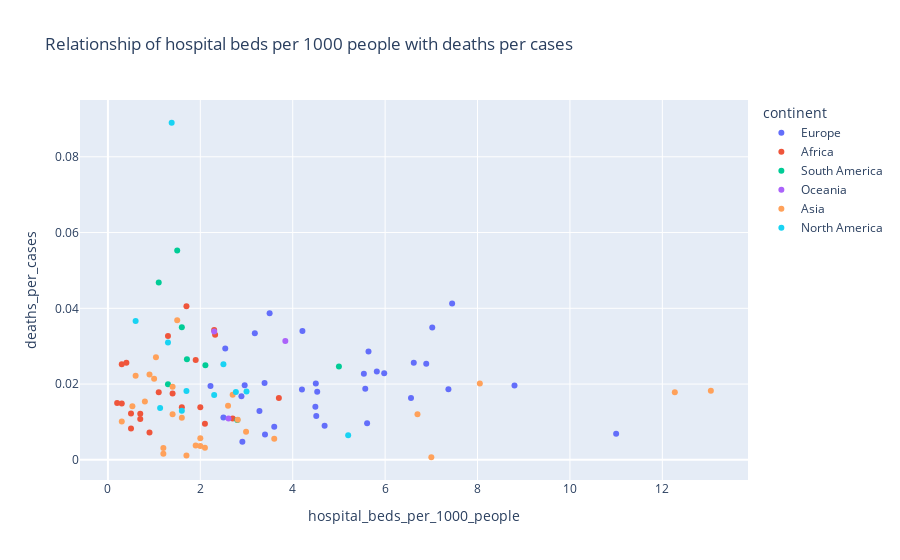
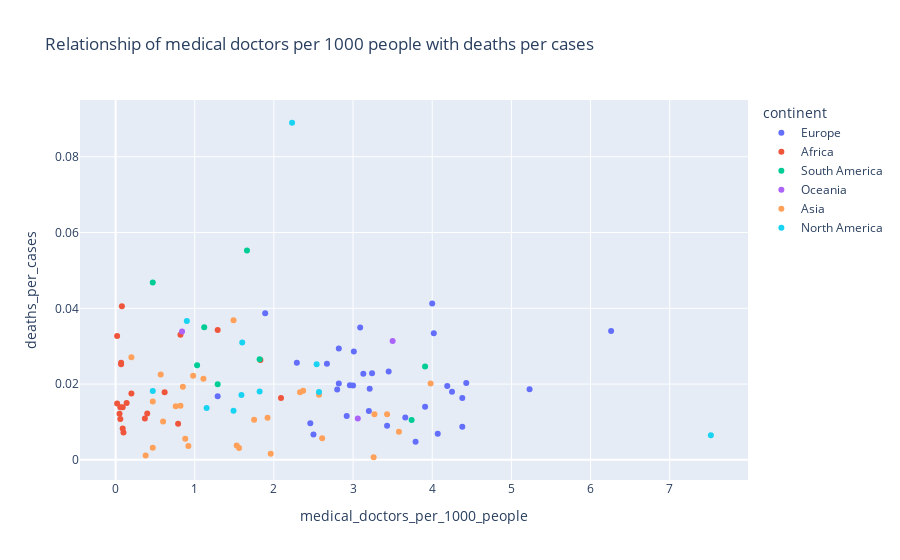

Here is the notebook cell these charts were saved with, in order:
### Code cell
for i, feature in enumerate(['hospital_beds_per_1000_people', 'medical_doctors_per_1000_people']):
    fig = px.scatter(viz3, x=feature, y='deaths_per_cases', color='continent', hover_name='entity',
                     title='Relationship of ' + feature.replace('_', ' ') + ' with deaths per cases')
    fig.show()
    fig.write_html('../figures/viz3-' + str(i) + '.html')

### Figure 1 — Plotly figure (JSON) as saved in the notebook; plotly's stock layout.template omitted (floating-point values rounded to 4 significant figures)
{"data": [{"hovertemplate": "<b>%{hovertext}</b><br><br>continent=Europe<br>hospital_beds_per_1000_people=%{x}<br>deaths_per_cases=%{y}<extra></extra>", "hovertext": ["Albania", "Armenia", "Austria", "Belarus", "Belgium", "Bosnia and Herzegovina", "Bulgaria", "Croatia", "Cyprus", "Denmark", "Estonia", "Finland", "France", "Greece", "Hungary", "Iceland", "Ireland", "Italy", "Latvia", "Lithuania", "Luxembourg", "Malta", "Norway", "Poland", "Portugal", "Romania", "Serbia", "Slovakia", "Slovenia", "Sweden", "Switzerland", "Ukraine", "United Kingdom"], "legendgroup": "Europe", "marker": {"color": "#636efa", "symbol": "circle"}, "mode": "markers", "name": "Europe", "orientation": "v", "showlegend": true, "type": "scatter", "x": [2.89, 4.2, 7.37, 11, 5.64, 3.5, 7.45, 5.54, 3.4, 2.5, 4.69, 3.28, 5.98, 4.21, 7.02, 2.91, 2.96, 3.18, 5.57, 6.56, 4.51, 4.49, 3.6, 6.62, 3.39, 6.89, 5.61, 5.82, 4.5, 2.22, 4.53, 8.8, 2.54], "xaxis": "x", "y": [0.01676, 0.01855, 0.01863, 0.006878, 0.02862, 0.03872, 0.04125, 0.02274, 0.006656, 0.01115, 0.008979, 0.01287, 0.02288, 0.03403, 0.03494, 0.004794, 0.01967, 0.0334, 0.01877, 0.01629, 0.01156, 0.01401, 0.00876, 0.02564, 0.02028, 0.02537, 0.009674, 0.02333, 0.02018, 0.01951, 0.01796, 0.01964, 0.02938], "yaxis": "y"}, {"hovertemplate": "<b>%{hovertext}</b><br><br>continent=Africa<br>hospital_beds_per_1000_people=%{x}<br>deaths_per_cases=%{y}<extra></extra>", "hovertext": ["Algeria", "Cape Verde", "Ethiopia", "Ghana", "Kenya", "Libya", "Madagascar", "Malawi", "Mauritania", "Morocco", "Mozambique", "Namibia", "Nigeria", "Rwanda", "Senegal", "South Africa", "Togo", "Tunisia", "Uganda", "Zambia", "Zimbabwe"], "legendgroup": "Africa", "marker": {"color": "#EF553B", "symbol": "circle"}, "mode": "markers", "name": "Africa", "orientation": "v", "showlegend": true, "type": "scatter", "x": [1.9, 2.1, 0.3, 0.9, 1.4, 3.7, 0.2, 1.3, 0.4, 1.1, 0.7, 2.7, 0.5, 1.6, 0.3, 2.32, 0.7, 2.3, 0.5, 2, 1.7], "xaxis": "x", "y": [0.02638, 0.009545, 0.01487, 0.007224, 0.01751, 0.01634, 0.01498, 0.03268, 0.02563, 0.01783, 0.0108, 0.01092, 0.01225, 0.01385, 0.02526, 0.03303, 0.01217, 0.0343, 0.008276, 0.01389, 0.04054], "yaxis": "y"}, {"hovertemplate": "<b>%{hovertext}</b><br><br>continent=South America<br>hospital_beds_per_1000_people=%{x}<br>deaths_per_cases=%{y}<extra></extra>", "hovertext": ["Argentina", "Bolivia", "Chile", "Colombia", "Ecuador", "Paraguay", "Peru", "Uruguay"], "legendgroup": "South America", "marker": {"color": "#00cc96", "symbol": "circle"}, "mode": "markers", "name": "South America", "orientation": "v", "showlegend": true, "type": "scatter", "x": [5, 1.1, 2.11, 1.71, 1.5, 1.3, 1.6, 2.8], "xaxis": "x", "y": [0.02466, 0.04678, 0.02495, 0.02654, 0.05525, 0.01995, 0.03497, 0.01048], "yaxis": "y"}, {"hovertemplate": "<b>%{hovertext}</b><br><br>continent=Oceania<br>hospital_beds_per_1000_people=%{x}<br>deaths_per_cases=%{y}<extra></extra>", "hovertext": ["Australia", "Fiji", "New Zealand"], "legendgroup": "Oceania", "marker": {"color": "#ab63fa", "symbol": "circle"}, "mode": "markers", "name": "Oceania", "orientation": "v", "showlegend": true, "type": "scatter", "x": [3.84, 2.3, 2.61], "xaxis": "x", "y": [0.03137, 0.0339, 0.01093], "yaxis": "y"}, {"hovertemplate": "<b>%{hovertext}</b><br><br>continent=Asia<br>hospital_beds_per_1000_people=%{x}<br>deaths_per_cases=%{y}<extra></extra>", "hovertext": ["Bahrain", "Bangladesh", "Bhutan", "India", "Indonesia", "Iran", "Iraq", "Israel", "Japan", "Jordan", "Kazakhstan", "Kuwait", "Malaysia", "Mongolia", "Myanmar", "Nepal", "Oman", "Pakistan", "Philippines", "Qatar", "Russia", "Saudi Arabia", "South Korea", "Sri Lanka", "Thailand", "Turkey", "United Arab Emirates", "Vietnam"], "legendgroup": "Asia", "marker": {"color": "#FFA15A", "symbol": "circle"}, "mode": "markers", "name": "Asia", "orientation": "v", "showlegend": true, "type": "scatter", "x": [2, 0.8, 1.7, 0.53, 1.04, 1.5, 1.4, 2.99, 13.05, 1.4, 6.7, 2, 1.9, 7, 0.9, 0.3, 1.6, 0.6, 1, 1.2, 8.05, 2.7, 12.27, 3.6, 2.1, 2.81, 1.2, 2.6], "xaxis": "x", "y": [0.003668, 0.01539, 0.001153, 0.01414, 0.0271, 0.03683, 0.01928, 0.007414, 0.01826, 0.01202, 0.01204, 0.005675, 0.003757, 0.0006775, 0.02254, 0.01012, 0.0111, 0.02218, 0.02137, 0.001576, 0.02017, 0.01721, 0.01783, 0.005584, 0.003189, 0.01057, 0.003119, 0.0143], "yaxis": "y"}, {"hovertemplate": "<b>%{hovertext}</b><br><br>continent=North America<br>hospital_beds_per_1000_people=%{x}<br>deaths_per_cases=%{y}<extra></extra>", "hovertext": ["Canada", "Costa Rica", "Cuba", "Dominican Republic", "El Salvador", "Guatemala", "Jamaica", "Mexico", "Panama", "Trinidad and Tobago", "United States"], "legendgroup": "North America", "marker": {"color": "#19d3f3", "symbol": "circle"}, "mode": "markers", "name": "North America", "orientation": "v", "showlegend": true, "type": "scatter", "x": [2.5, 1.13, 5.2, 1.6, 1.3, 0.6, 1.7, 1.38, 2.3, 3, 2.77], "xaxis": "x", "y": [0.02523, 0.0137, 0.006469, 0.01294, 0.03097, 0.03663, 0.01814, 0.08899, 0.01715, 0.01802, 0.01794], "yaxis": "y"}], "layout": {"legend": {"title": {"text": "continent"}, "tracegroupgap": 0}, "title": {"text": "Relationship of hospital beds per 1000 people with deaths per cases"}, "xaxis": {"anchor": "y", "domain": [0, 1], "title": {"text": "hospital_beds_per_1000_people"}}, "yaxis": {"anchor": "x", "domain": [0, 1], "title": {"text": "deaths_per_cases"}}}}

### Figure 2 — Plotly figure (JSON) as saved in the notebook; plotly's stock layout.template omitted (floating-point values rounded to 4 significant figures)
{"data": [{"hovertemplate": "<b>%{hovertext}</b><br><br>continent=Europe<br>medical_doctors_per_1000_people=%{x}<br>deaths_per_cases=%{y}<extra></extra>", "hovertext": ["Albania", "Armenia", "Austria", "Belarus", "Belgium", "Bosnia and Herzegovina", "Bulgaria", "Croatia", "Cyprus", "Denmark", "Estonia", "Finland", "France", "Greece", "Hungary", "Iceland", "Ireland", "Italy", "Latvia", "Lithuania", "Luxembourg", "Malta", "Norway", "Poland", "Portugal", "Romania", "Serbia", "Slovakia", "Slovenia", "Sweden", "Switzerland", "Ukraine", "United Kingdom"], "legendgroup": "Europe", "marker": {"color": "#636efa", "symbol": "circle"}, "mode": "markers", "name": "Europe", "orientation": "v", "showlegend": true, "type": "scatter", "x": [1.29, 2.8, 5.23, 4.07, 3.01, 1.89, 4, 3.13, 2.5, 3.66, 3.43, 3.2, 3.24, 6.26, 3.09, 3.79, 2.96, 4.02, 3.21, 4.38, 2.92, 3.91, 4.38, 2.29, 4.43, 2.67, 2.46, 3.45, 2.82, 4.19, 4.25, 3, 2.82], "xaxis": "x", "y": [0.01676, 0.01855, 0.01863, 0.006878, 0.02862, 0.03872, 0.04125, 0.02274, 0.006656, 0.01115, 0.008979, 0.01287, 0.02288, 0.03403, 0.03494, 0.004794, 0.01967, 0.0334, 0.01877, 0.01629, 0.01156, 0.01401, 0.00876, 0.02564, 0.02028, 0.02537, 0.009674, 0.02333, 0.02018, 0.01951, 0.01796, 0.01964, 0.02938], "yaxis": "y"}, {"hovertemplate": "<b>%{hovertext}</b><br><br>continent=Africa<br>medical_doctors_per_1000_people=%{x}<br>deaths_per_cases=%{y}<extra></extra>", "hovertext": ["Algeria", "Cape Verde", "Ethiopia", "Ghana", "Kenya", "Libya", "Madagascar", "Malawi", "Mauritania", "Morocco", "Mozambique", "Namibia", "Nigeria", "Rwanda", "Senegal", "South Africa", "Togo", "Tunisia", "Uganda", "Zambia", "Zimbabwe"], "legendgroup": "Africa", "marker": {"color": "#EF553B", "symbol": "circle"}, "mode": "markers", "name": "Africa", "orientation": "v", "showlegend": true, "type": "scatter", "x": [1.83, 0.79, 0.02, 0.1, 0.2, 2.09, 0.14, 0.02, 0.07, 0.62, 0.06, 0.37, 0.4, 0.06, 0.07, 0.82, 0.05, 1.29, 0.09, 0.09, 0.08], "xaxis": "x", "y": [0.02638, 0.009545, 0.01487, 0.007224, 0.01751, 0.01634, 0.01498, 0.03268, 0.02563, 0.01783, 0.0108, 0.01092, 0.01225, 0.01385, 0.02526, 0.03303, 0.01217, 0.0343, 0.008276, 0.01389, 0.04054], "yaxis": "y"}, {"hovertemplate": "<b>%{hovertext}</b><br><br>continent=South America<br>medical_doctors_per_1000_people=%{x}<br>deaths_per_cases=%{y}<extra></extra>", "hovertext": ["Argentina", "Bolivia", "Chile", "Colombia", "Ecuador", "Paraguay", "Peru", "Uruguay"], "legendgroup": "South America", "marker": {"color": "#00cc96", "symbol": "circle"}, "mode": "markers", "name": "South America", "orientation": "v", "showlegend": true, "type": "scatter", "x": [3.91, 0.47, 1.03, 1.82, 1.66, 1.29, 1.12, 3.74], "xaxis": "x", "y": [0.02466, 0.04678, 0.02495, 0.02654, 0.05525, 0.01995, 0.03497, 0.01048], "yaxis": "y"}, {"hovertemplate": "<b>%{hovertext}</b><br><br>continent=Oceania<br>medical_doctors_per_1000_people=%{x}<br>deaths_per_cases=%{y}<extra></extra>", "hovertext": ["Australia", "Fiji", "New Zealand"], "legendgroup": "Oceania", "marker": {"color": "#ab63fa", "symbol": "circle"}, "mode": "markers", "name": "Oceania", "orientation": "v", "showlegend": true, "type": "scatter", "x": [3.5, 0.84, 3.06], "xaxis": "x", "y": [0.03137, 0.0339, 0.01093], "yaxis": "y"}, {"hovertemplate": "<b>%{hovertext}</b><br><br>continent=Asia<br>medical_doctors_per_1000_people=%{x}<br>deaths_per_cases=%{y}<extra></extra>", "hovertext": ["Bahrain", "Bangladesh", "Bhutan", "India", "Indonesia", "Iran", "Iraq", "Israel", "Japan", "Jordan", "Kazakhstan", "Kuwait", "Malaysia", "Mongolia", "Myanmar", "Nepal", "Oman", "Pakistan", "Philippines", "Qatar", "Russia", "Saudi Arabia", "South Korea", "Sri Lanka", "Thailand", "Turkey", "United Arab Emirates", "Vietnam"], "legendgroup": "Asia", "marker": {"color": "#FFA15A", "symbol": "circle"}, "mode": "markers", "name": "Asia", "orientation": "v", "showlegend": true, "type": "scatter", "x": [0.92, 0.47, 0.38, 0.76, 0.2, 1.49, 0.85, 3.58, 2.37, 3.43, 3.27, 2.61, 1.53, 3.26, 0.57, 0.6, 1.92, 0.98, 1.11, 1.96, 3.98, 2.57, 2.33, 0.88, 0.47, 1.75, 1.56, 0.82], "xaxis": "x", "y": [0.003668, 0.01539, 0.001153, 0.01414, 0.0271, 0.03683, 0.01928, 0.007414, 0.01826, 0.01202, 0.01204, 0.005675, 0.003757, 0.0006775, 0.02254, 0.01012, 0.0111, 0.02218, 0.02137, 0.001576, 0.02017, 0.01721, 0.01783, 0.005584, 0.003189, 0.01057, 0.003119, 0.0143], "yaxis": "y"}, {"hovertemplate": "<b>%{hovertext}</b><br><br>continent=North America<br>medical_doctors_per_1000_people=%{x}<br>deaths_per_cases=%{y}<extra></extra>", "hovertext": ["Canada", "Costa Rica", "Cuba", "Dominican Republic", "El Salvador", "Guatemala", "Jamaica", "Mexico", "Panama", "Trinidad and Tobago", "United States"], "legendgroup": "North America", "marker": {"color": "#19d3f3", "symbol": "circle"}, "mode": "markers", "name": "North America", "orientation": "v", "showlegend": true, "type": "scatter", "x": [2.54, 1.15, 7.52, 1.49, 1.6, 0.9, 0.47, 2.23, 1.59, 1.82, 2.57], "xaxis": "x", "y": [0.02523, 0.0137, 0.006469, 0.01294, 0.03097, 0.03663, 0.01814, 0.08899, 0.01715, 0.01802, 0.01794], "yaxis": "y"}], "layout": {"legend": {"title": {"text": "continent"}, "tracegroupgap": 0}, "title": {"text": "Relationship of medical doctors per 1000 people with deaths per cases"}, "xaxis": {"anchor": "y", "domain": [0, 1], "title": {"text": "medical_doctors_per_1000_people"}}, "yaxis": {"anchor": "x", "domain": [0, 1], "title": {"text": "deaths_per_cases"}}}}
